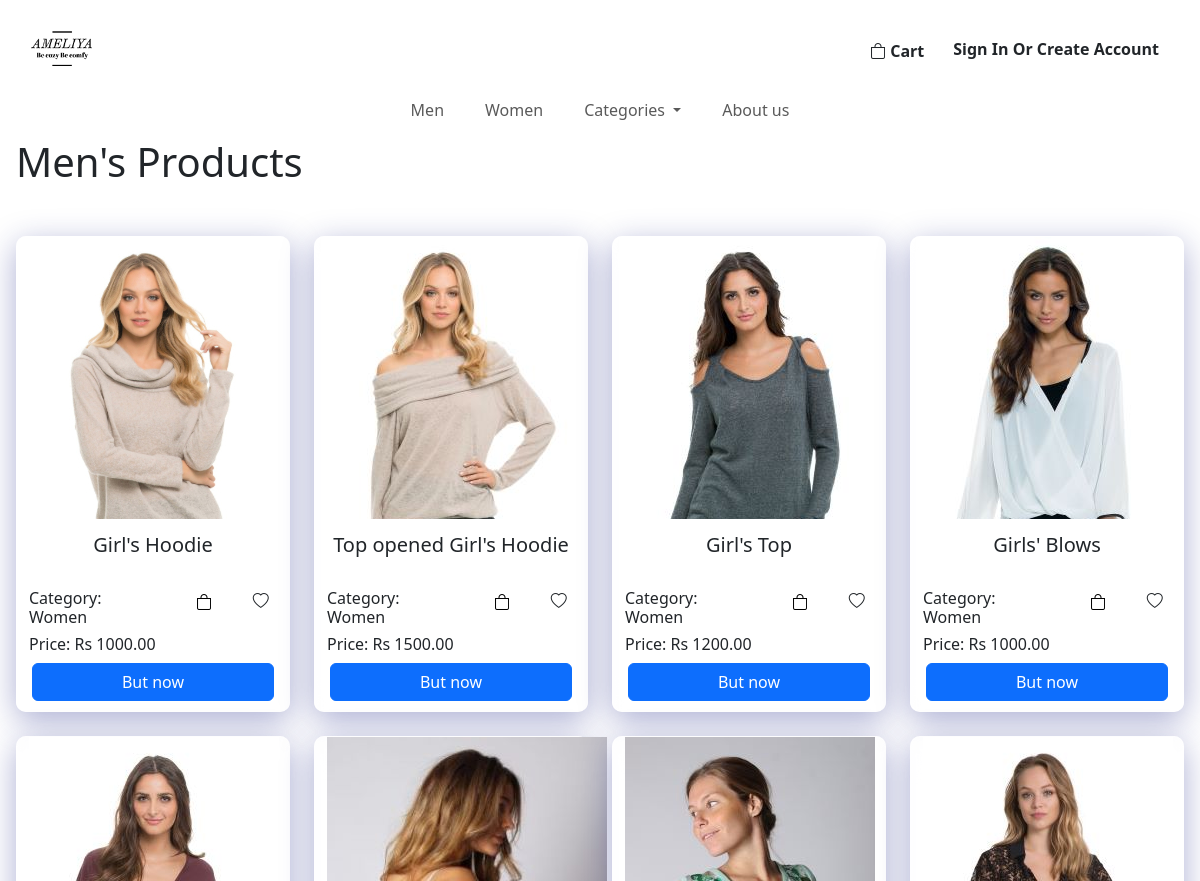
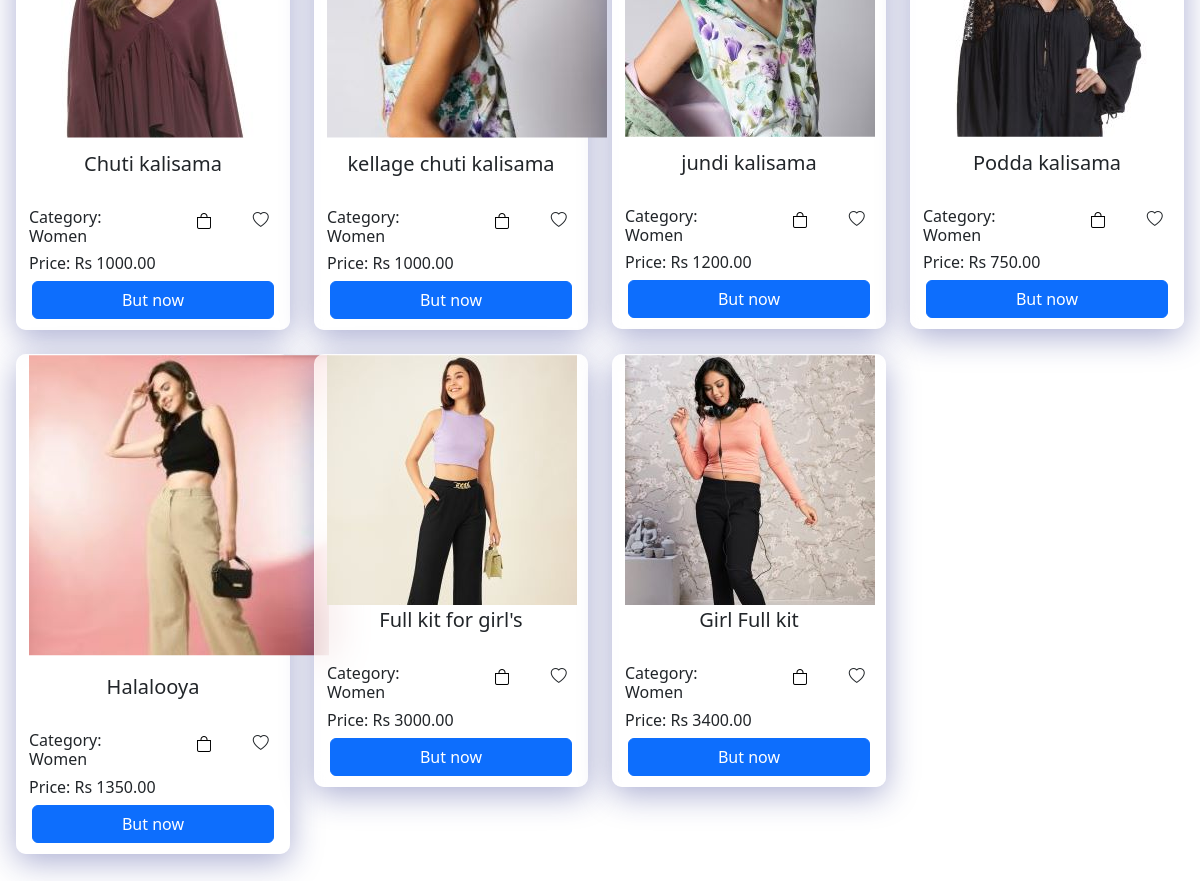
Screenshot of /components/Women.php with the database file from the repository (2 pictures, top to bottom).
### tables this page shows
CREATE TABLE IF NOT EXISTS `women` (
  `id` int NOT NULL AUTO_INCREMENT,
  `product_id` int NOT NULL,
  PRIMARY KEY (`id`),
  KEY `fk_women_product1_idx` (`product_id`),
  CONSTRAINT `fk_women_product1` FOREIGN KEY (`product_id`) REFERENCES `product` (`id`)
);

CREATE TABLE IF NOT EXISTS `product_img` (
  `path` varchar(50) NOT NULL,
  `product_id` int NOT NULL,
  PRIMARY KEY (`path`),
  KEY `fk_product_img_product1_idx` (`product_id`),
  CONSTRAINT `fk_product_img_product1` FOREIGN KEY (`product_id`) REFERENCES `product` (`id`)
);

CREATE TABLE IF NOT EXISTS `product` (
  `id` int NOT NULL AUTO_INCREMENT,
  `price` varchar(45) DEFAULT NULL,
  `qty` varchar(45) DEFAULT NULL,
  `discription` varchar(150) DEFAULT NULL,
  `title` varchar(45) DEFAULT NULL,
  `aded_date` date DEFAULT NULL,
  `del_fee_col` double DEFAULT NULL,
  `del_fee_other` double DEFAULT NULL,
  `color_clr_id` int NOT NULL,
  `category_c_id` int NOT NULL,
  `brand_b_id` int NOT NULL,
  `status_s_id` int NOT NULL,
  PRIMARY KEY (`id`),
  KEY `fk_product_color1_idx` (`color_clr_id`),
  KEY `fk_product_category1_idx` (`category_c_id`),
  KEY `fk_product_brand1_idx` (`brand_b_id`),
  KEY `fk_product_status1_idx` (`status_s_id`),
  CONSTRAINT `fk_product_brand1` FOREIGN KEY (`brand_b_id`) REFERENCES `brand` (`b_id`),
  CONSTRAINT `fk_product_category1` FOREIGN KEY (`category_c_id`) REFERENCES `category` (`c_id`),
  CONSTRAINT `fk_product_color1` FOREIGN KEY (`color_clr_id`) REFERENCES `color` (`clr_id`),
  CONSTRAINT `fk_product_status1` FOREIGN KEY (`status_s_id`) REFERENCES `status` (`s_id`)
);

CREATE TABLE IF NOT EXISTS `category` (
  `c_id` int NOT NULL AUTO_INCREMENT,
  `c_name` varchar(45) DEFAULT NULL,
  PRIMARY KEY (`c_id`)
);

### components/connection.php (called while the page is built, shortened)
<?php
class Database{
    public static $connection;
    public static function setUpConnection(){
        if(!isset(Database::$connection)){
            Database::$connection = new mysqli("localhost","root","Kavitha@#2003","vivaaluth","3306");
        }
    }
    public static function search($q){
        $resultset = Database::$connection->query($q);
        return $resultset;
    }
}
?>

### components/Women.php (the view, shortened to what this page needs)
<!DOCTYPE html>
<html lang="en">
<head>
    <link rel="stylesheet" href="https://cdn.jsdelivr.net/npm/bootstrap@4.1.3/dist/css/bootstrap.min.css">
    <link rel="stylesheet" href="https://cdn.jsdelivr.net/npm/bootstrap-icons@1.11.3/font/bootstrap-icons.min.css">
    <link rel="stylesheet" href="../style.css">
</head>
<body>
<?php
    require "Navbar.php";
    require "connection.php";
    require "Header.php";
    ?>
    <h1>Men's Products</h1>
    <div class="row text-center" style="margin-top:50px;">
        <?php
        $wpdall = Database::search("SELECT * FROM women INNER JOIN product ON product_id = product.id INNER JOIN product_img ON product.id = product_img.product_id INNER JOIN category ON product.category_c_id = category.c_id ;
        ");
        $wpdall_num = $wpdall->num_rows;
        for ($x = 0; $x < $wpdall_num; $x++) {
            $wpdall_data = $wpdall->fetch_assoc();
            $imgSrc = $wpdall_data["path"];
        ?>
            <div class="col-lg-3 col-md-6 col-sm-12 text-center mb-4">
                <div class="container" id="box">
                    <img src="../<?php echo $imgSrc; ?>" alt="" style="clip-path: polygon(0 0, 100% 0, 100% 75%, 0 75%);">
                    <div class="row text-center" style="margin-top:-80px;">
                        <h5><?php echo $wpdall_data["title"] ?></h5>
                    </div>
                    <br>
                    <div class="row">
                        <div class="col-7 text-start">
                            <h6>Category: <?php echo $wpdall_data["c_name"] ?></h6>
                        </div>
                        <div class="col-5 text-end">
                            <div class="row">
                                <div class="col text-center">
                                <button onclick="addtocarthome(<?php echo $wpdall_data['id'] ?>);" style="border: none; background:none;"><i class="bi bi-bag"></i></button>
                                </div>
                                <div class="col text-center"><i class="bi bi-heart"></i></div>
                            </div>
                        </div>
                    </div>
                    <div class="row text-start">
                        <h6>Price: Rs <?php echo $wpdall_data["price"] ?>.00</h6>
                    </div>
                    <div class="col" style="margin-bottom: 10px;">
                        <div class="row text-center">
                            <button type="button" class="btn btn-primary">But now</button>
                        </div>
                    </div>
                </div>
            </div>
        <?php
        }
        ?>
    </div>
</body>
</html>

### style.css (style rules this page uses)
#box { background: rgba(255, 255, 255, 0.65); box-shadow: 0 8px 32px 0 rgba(31, 38, 135, 0.37); backdrop-filter: blur(20px); -webkit-backdrop-filter: blur(20px); border-radius: 10px; border: 1px solid rgba(255, 255, 255, 0.18); }

### rows the page displays
women: product_img.path (picture), product.title "Girl's Hoodie", category.c_name "Women", product.price "1000"
women: product_img.path (picture), product.title "Top opened Girl's Hoodie", category.c_name "Women", product.price "1500"
women: product_img.path (picture), product.title "Girl's Top", category.c_name "Women", product.price "1200"
women: product_img.path (picture), product.title "Girls' Blows", category.c_name "Women", product.price "1000"
women: product_img.path (picture), product.title "Chuti kalisama", category.c_name "Women", product.price "1000"
women: product_img.path (picture), product.title "kellage chuti kalisama", category.c_name "Women", product.price "1000"
women: product_img.path (picture), product.title "jundi kalisama", category.c_name "Women", product.price "1200"
women: product_img.path (picture), product.title "Podda kalisama", category.c_name "Women", product.price "750"
women: product_img.path (picture), product.title "Halalooya", category.c_name "Women", product.price "1350"
women: product_img.path (picture), product.title "Full kit for girl's", category.c_name "Women", product.price "3000"
women: product_img.path (picture), product.title "Girl Full kit", category.c_name "Women", product.price "3400"
